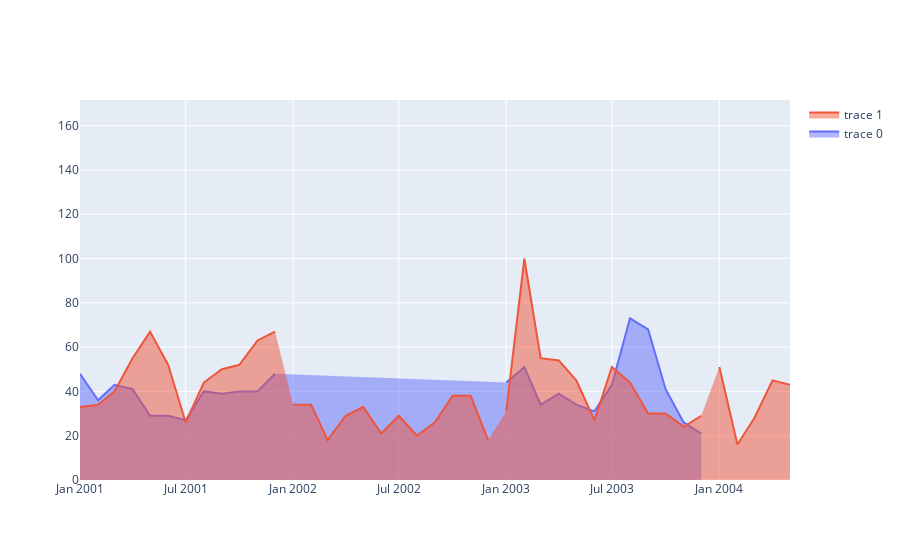

Source (notebook cell):
### Code cell
'''fig = go.Figure([go.Scatter(x=p19Q1_RO_Bucharest['Date'], y=p19Q1_RO_Bucharest['max'])])
fig2 = go.Figure([go.Scatter(x=p20Q1_RO_Bucharest['Date'], y=p20Q1_RO_Bucharest['max'])])

fig.show()
fig2.show()'''

fig = go.Figure()
fig.add_trace(go.Scatter(x=p19Q1_RO_Bucharest['MonthDay'], y = p19Q1_RO_Bucharest['max'], fill='tonexty')) # fill to trace0 y
fig.add_trace(go.Scatter(x = p20Q1_RO_Bucharest['MonthDay'], y = p20Q1_RO_Bucharest['max'], fill='tozeroy')) # fill down to xaxis
fig.show()

### Figure 1 — Plotly figure (JSON) as saved in the notebook; plotly's stock layout.template omitted (floating-point values rounded to 4 significant figures)
{"data": [{"fill": "tonexty", "type": "scatter", "x": ["12-31", "01-01", "01-02", "01-03", "01-04", "01-05", "01-06", "01-07", "01-08", "01-09", "01-10", "01-11", "01-12", "01-13", "01-14", "01-15", "01-16", "01-17", "02-19", "02-20", "02-21", "02-22", "02-23", "02-24", "02-25", "02-26", "02-27", "02-28", "03-01", "03-02", "03-03", "03-04", "03-05", "03-06", "03-07", "03-08", "03-09", "03-10", "03-11", "03-12", "03-13", "03-14", "03-15", "03-16", "03-17", "03-18", "03-19", "03-20", "03-21", "03-22", "03-23", "03-24", "03-25", "03-26", "03-27", "03-28", "03-29", "03-30", "03-31"], "y": [46, 48, 36, 43, 41, 29, 29, 27, 40, 39, 40, 40, 48, 64, 64, 37, 20, 26, 77, 80, 73, 48, 40, 23, 33, 35, 44, 34, 44, 51, 34, 39, 34, 31, 43, 73, 68, 41, 26, 21, 27, 31, 33, 29, 28, 45, 47, 41, 34, 36, 37, 33, 42, 47, 37, 29, 34, 34, 51]}, {"fill": "tozeroy", "type": "scatter", "x": ["12-30", "12-31", "01-01", "01-02", "01-03", "01-04", "01-05", "01-06", "01-07", "01-08", "01-09", "01-10", "01-11", "01-12", "01-13", "01-14", "01-15", "01-16", "01-17", "01-18", "01-19", "01-20", "01-21", "01-22", "01-23", "01-24", "01-25", "01-26", "01-27", "01-28", "01-29", "01-30", "01-31", "02-01", "02-02", "02-03", "02-04", "02-05", "02-06", "02-07", "02-08", "02-09", "02-10", "02-11", "02-12", "02-13", "02-14", "02-15", "02-16", "02-17", "02-18", "02-19", "02-20", "02-21", "02-22", "02-23", "02-24", "02-25", "02-26", "02-27", "02-28", "02-29", "03-01", "03-02", "03-03", "03-04", "03-05", "03-06", "03-07", "03-08", "03-09", "03-10", "03-11", "03-12", "03-13", "03-14", "03-15", "03-16", "03-17", "03-18", "03-19", "03-20", "03-21", "03-22", "03-23", "03-24", "03-25", "03-26", "03-27", "03-28", "03-29", "03-30", "03-31", "04-01", "04-02", "04-03", "04-04", "04-05"], "y": [15, 25, 33, 34, 40, 55, 67, 52, 26, 44, 50, 52, 63, 67, 49, 67, 73, 67, 38, 30, 36, 35, 51, 52, 37, 50, 58, 87, 78, 64, 37, 28, 28, 34, 34, 18, 29, 33, 21, 29, 20, 26, 38, 38, 18, 20, 53, 57, 45, 46, 64, 63, 32, 33, 33, 30, 23, 41, 59, 55, 24, 23, 31, 100, 55, 54, 45, 27, 51, 44, 30, 30, 24, 29, 31, 36, 25, 27, 21, 42, 49, 50, 59, 54, 17, 92, 94, 93, 163, 106, 67, 57, 61, 51, 16, 28, 45, 43]}], "layout": {}}
